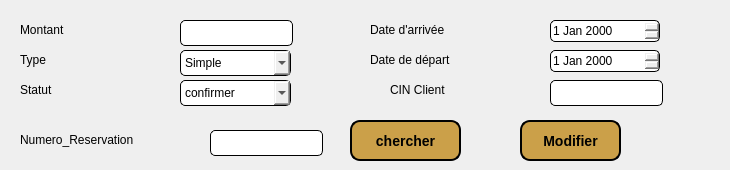
           <widget class="QWidget" name="tab_27">
            <attribute name="title">
             <string>Modifier</string>
            </attribute>
            <widget class="QFrame" name="frame_17">
             <property name="geometry">
              <rect>
               <x>10</x>
               <y>10</y>
               <width>711</width>
               <height>151</height>
              </rect>
             </property>
             <property name="frameShape">
              <enum>QFrame::NoFrame</enum>
             </property>
             <widget class="QLabel" name="label_125">
              <property name="geometry">
               <rect>
                <x>10</x>
                <y>10</y>
                <width>81</width>
                <height>20</height>
               </rect>
              </property>
              <property name="styleSheet">
               <string notr="true">font: italic 10pt &quot;Segoe UI&quot;;</string>
              </property>
              <property name="text">
               <string>Montant</string>
              </property>
             </widget>
             <widget class="QLabel" name="label_126">
              <property name="geometry">
               <rect>
                <x>360</x>
                <y>10</y>
                <width>131</width>
                <height>20</height>
               </rect>
              </property>
              <property name="styleSheet">
               <string notr="true">font: italic 10pt &quot;Segoe UI&quot;;</string>
              </property>
              <property name="text">
               <string>Date d'arrivée</string>
              </property>
             </widget>
             <widget class="QLabel" name="label_127">
              <property name="geometry">
               <rect>
                <x>360</x>
                <y>40</y>
                <width>111</width>
                <height>20</height>
               </rect>
              </property>
              <property name="styleSheet">
               <string notr="true">font: italic 10pt &quot;Segoe UI&quot;;</string>
              </property>
              <property name="text">
               <string>Date de départ</string>
              </property>
             </widget>
             <widget class="QLabel" name="label_128">
              <property name="geometry">
               <rect>
                <x>10</x>
                <y>70</y>
                <width>63</width>
                <height>20</height>
               </rect>
              </property>
              <property name="styleSheet">
               <string notr="true">font: italic 10pt &quot;Segoe UI&quot;;</string>
              </property>
              <property name="text">
               <string>Statut</string>
              </property>
             </widget>
             <widget class="QLabel" name="label_129">
              <property name="geometry">
               <rect>
                <x>10</x>
                <y>40</y>
                <width>71</width>
                <height>20</height>
               </rect>
              </property>
              <property name="styleSheet">
               <string notr="true">font: italic 10pt &quot;Segoe UI&quot;;</string>
              </property>
              <property name="text">
               <string>Type </string>
              </property>
             </widget>
             <widget class="QLineEdit" name="lineEdit_Montant_5">
              <property name="geometry">
               <rect>
                <x>170</x>
                <y>10</y>
                <width>113</width>
                <height>26</height>
               </rect>
              </property>
              <property name="styleSheet">
               <string notr="true">border: 1px solid black; 
 border-radius: 5px; </string>
              </property>
             </widget>
             <widget class="QComboBox" name="comboBox_status_4">
              <property name="geometry">
               <rect>
                <x>170</x>
                <y>70</y>
                <width>111</width>
                <height>26</height>
               </rect>
              </property>
              <property name="styleSheet">
               <string notr="true"> border: 1px solid black; 
 border-radius: 5px; 
font: italic 9pt &quot;Segoe UI&quot;;</string>
              </property>
              <item>
               <property name="text">
                <string>confirmer</string>
               </property>
              </item>
              <item>
               <property name="text">
                <string>annuler</string>
               </property>
              </item>
             </widget>
             <widget class="QComboBox" name="comboBox_type_4">
              <property name="geometry">
               <rect>
                <x>170</x>
                <y>40</y>
                <width>111</width>
                <height>26</height>
               </rect>
              </property>
              <property name="styleSheet">
               <string notr="true"> border: 1px solid black; 
 border-radius: 5px; 
font: italic 9pt &quot;Segoe UI&quot;;</string>
              </property>
              <item>
               <property name="text">
                <string>Simple</string>
               </property>
              </item>
              <item>
               <property name="text">
                <string>Double</string>
               </property>
              </item>
             </widget>
             <widget class="QDateEdit" name="dateEdit_arrive_4">
              <property name="geometry">
               <rect>
                <x>540</x>
                <y>10</y>
                <width>110</width>
                <height>22</height>
               </rect>
              </property>
              <property name="styleSheet">
               <string notr="true"> border: 1px solid black; 
 border-radius: 5px; 
font: italic 9pt &quot;Segoe UI&quot;;</string>
              </property>
             </widget>
             <widget class="QDateEdit" name="dateEdit_depart_4">
              <property name="geometry">
               <rect>
                <x>540</x>
                <y>40</y>
                <width>110</width>
                <height>22</height>
               </rect>
              </property>
              <property name="styleSheet">
               <string notr="true"> border: 1px solid black; 
 border-radius: 5px; 
font: italic 9pt &quot;Segoe UI&quot;;</string>
              </property>
             </widget>
             <widget class="QLabel" name="label_130">
              <property name="geometry">
               <rect>
                <x>380</x>
                <y>70</y>
                <width>81</width>
                <height>20</height>
               </rect>
              </property>
              <property name="styleSheet">
               <string notr="true">font: italic 10pt &quot;Segoe UI&quot;;</string>
              </property>
              <property name="text">
               <string>CIN Client</string>
              </property>
             </widget>
             <widget class="QLineEdit" name="lineEdit_cin_4">
              <property name="geometry">
               <rect>
                <x>540</x>
                <y>70</y>
                <width>113</width>
                <height>26</height>
               </rect>
              </property>
              <property name="styleSheet">
               <string notr="true">border: 1px solid black; 
 border-radius: 5px; </string>
              </property>
             </widget>
             <widget class="QPushButton" name="pushButton_modifierRes">
              <property name="geometry">
               <rect>
                <x>510</x>
                <y>110</y>
                <width>101</width>
                <height>41</height>
               </rect>
              </property>
              <property name="styleSheet">
               <string notr="true">background-color: rgb(203, 160, 73);
font: italic 9pt &quot;Segoe UI&quot;;

 border: 2px solid black; 
 border-radius: 10px; 
color: black;
font-size: 14px;
font-weight: bold;
 padding: 10px 20px;

</string>
              </property>
              <property name="text">
               <string>Modifier</string>
              </property>
             </widget>
             <widget class="QLabel" name="label_131">
              <property name="geometry">
               <rect>
                <x>10</x>
                <y>120</y>
                <width>171</width>
                <height>20</height>
               </rect>
              </property>
              <property name="styleSheet">
               <string notr="true">font: italic 10pt &quot;Segoe UI&quot;;</string>
              </property>
              <property name="text">
               <string>Numero_Reservation</string>
              </property>
             </widget>
             <widget class="QLineEdit" name="lineEdit_recherche_3">
              <property name="geometry">
               <rect>
                <x>200</x>
                <y>120</y>
                <width>113</width>
                <height>26</height>
               </rect>
              </property>
              <property name="styleSheet">
               <string notr="true">border: 1px solid black; 
 border-radius: 5px; </string>
              </property>
             </widget>
             <widget class="QPushButton" name="pushButton_rechercherRes">
              <property name="geometry">
               <rect>
                <x>340</x>
                <y>110</y>
                <width>111</width>
                <height>41</height>
               </rect>
              </property>
              <property name="styleSheet">
               <string notr="true">background-color: rgb(203, 160, 73);
font: italic 9pt &quot;Segoe UI&quot;;

 border: 2px solid black; 
 border-radius: 10px; 
color: black;
font-size: 14px;
font-weight: bold;
 padding: 10px 20px;

</string>
              </property>
              <property name="text">
               <string>chercher</string>
              </property>
             </widget>
            </widget>
           </widget>
